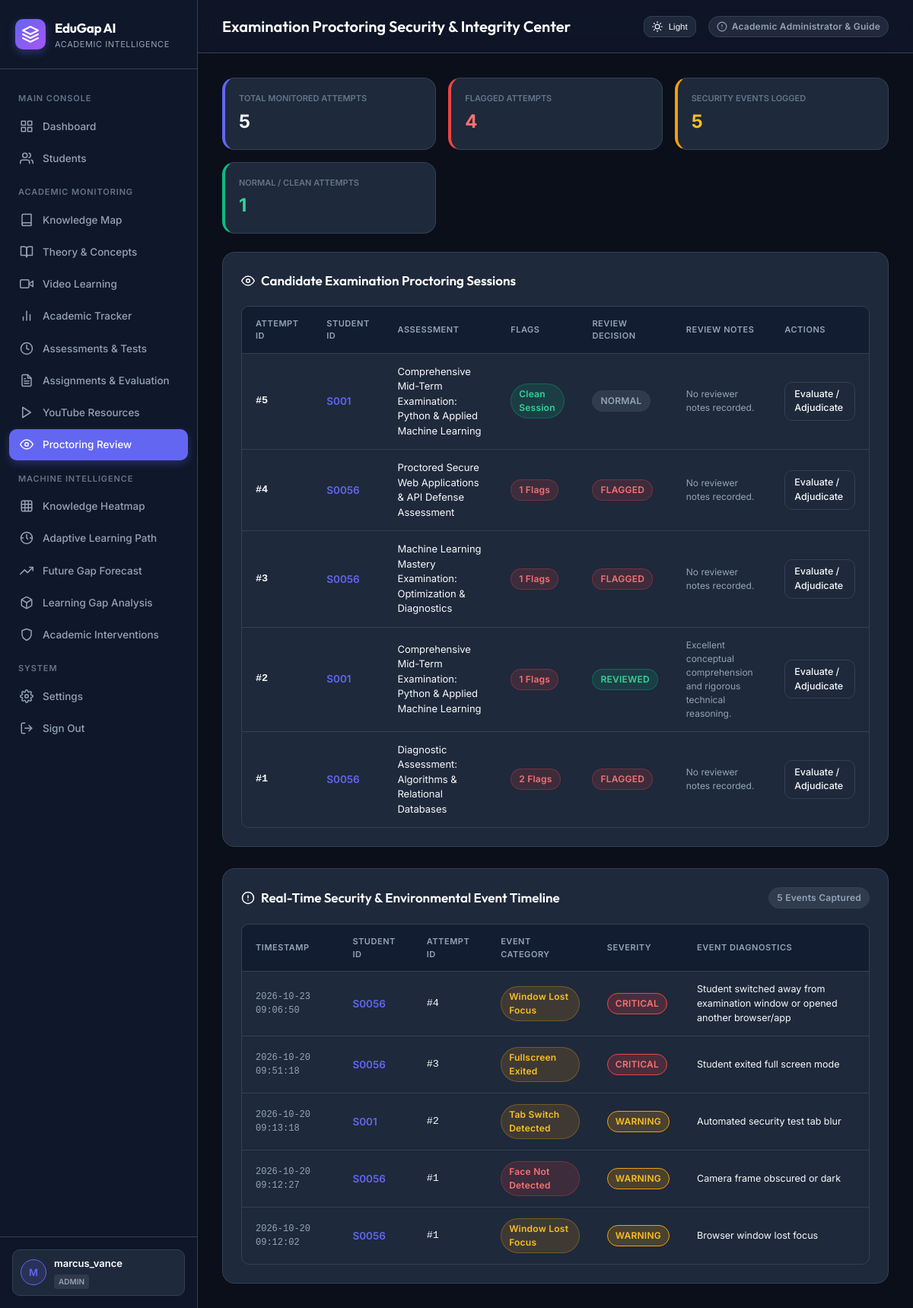
Screenshot of /proctoring-review (signed in) with the database file from the repository.
### tables this page shows
CREATE TABLE assessment_attempts (
        id INTEGER PRIMARY KEY AUTOINCREMENT,
        assessment_id INTEGER NOT NULL,
        student_id TEXT NOT NULL,
        started_at TIMESTAMP DEFAULT CURRENT_TIMESTAMP,
        submitted_at TIMESTAMP,
        time_taken_seconds INTEGER DEFAULT 0,
        score REAL DEFAULT 0.0,
        max_score REAL DEFAULT 100.0,
        percentage REAL DEFAULT 0.0,
        passed INTEGER DEFAULT 0,
        status TEXT DEFAULT 'in_progress', -- 'in_progress', 'submitted', 'evaluated'
        proctoring_flag_count INTEGER DEFAULT 0,
        review_status TEXT DEFAULT 'normal', -- 'normal', 'flagged', 'under_review', 'reviewed'
        review_notes TEXT,
        evaluated_by TEXT,
        evaluated_at TIMESTAMP,
        FOREIGN KEY (assessment_id) REFERENCES assessments(id) ON DELETE CASCADE,
        FOREIGN KEY (student_id) REFERENCES students(student_id)
    );

CREATE TABLE assessments (
        id INTEGER PRIMARY KEY AUTOINCREMENT,
        title TEXT NOT NULL,
        description TEXT,
        subject TEXT NOT NULL,
        topic TEXT NOT NULL,
        duration_minutes INTEGER DEFAULT 30,
        passing_marks REAL DEFAULT 50.0,
        total_marks REAL DEFAULT 100.0,
        negative_marking REAL DEFAULT 0.0,
        attempt_limit INTEGER DEFAULT 1,
        shuffle_questions INTEGER DEFAULT 1,
        shuffle_options INTEGER DEFAULT 1,
        is_proctored INTEGER DEFAULT 1,
        proctoring_strictness TEXT DEFAULT 'Standard',
        assigned_to_student_id TEXT,
        due_date TIMESTAMP,
        is_published INTEGER DEFAULT 1,
        results_published INTEGER DEFAULT 1,
        created_by TEXT DEFAULT 'Admin',
        created_at TIMESTAMP DEFAULT CURRENT_TIMESTAMP
    );

CREATE TABLE proctoring_logs (
        id INTEGER PRIMARY KEY AUTOINCREMENT,
        attempt_id INTEGER NOT NULL,
        student_id TEXT NOT NULL,
        assessment_id INTEGER NOT NULL,
        event_type TEXT NOT NULL, -- 'tab_switch', 'window_blur', 'face_missing', 'multiple_faces', 'fullscreen_exit', 'copy_paste'
        severity TEXT DEFAULT 'warning', -- 'info', 'warning', 'critical'
        details TEXT,
        timestamp TIMESTAMP DEFAULT CURRENT_TIMESTAMP,
        FOREIGN KEY (attempt_id) REFERENCES assessment_attempts(id) ON DELETE CASCADE
    );

### app.py (the view)
@app.route("/proctoring-review")
@login_required
def proctoring_review_page():
    if session.get("role") != "admin":
        flash("Proctoring security review restricted to Academic Administrators.", "error")
        return redirect(url_for("dashboard"))
    connection = get_db_connection()
    attempts = connection.execute("""
        SELECT att.*, a.title as assessment_title, s.name as student_name
        FROM assessment_attempts att
        JOIN assessments a ON a.id = att.assessment_id
        LEFT JOIN students s ON s.student_id = att.student_id
        ORDER BY att.id DESC
    """).fetchall()
    proctoring_logs = connection.execute("""
        SELECT l.*, a.title as assessment_title
        FROM proctoring_logs l
        JOIN assessments a ON a.id = l.assessment_id
        ORDER BY l.id DESC LIMIT 100
    """).fetchall()
    total_attempts = len(attempts)
    flagged_attempts = sum(1 for a in attempts if a["proctoring_flag_count"] > 0)
    clean_attempts = total_attempts - flagged_attempts
    connection.close()
    return render_template(
        "proctoring_review.html",
        attempts=attempts,
        proctoring_logs=proctoring_logs,
        total_attempts=total_attempts,
        flagged_attempts=flagged_attempts,
        clean_attempts=clean_attempts
    )

### app.py (called while the page is built)
def get_db_connection():
    connection = sqlite3.connect(DATABASE)
    connection.row_factory = sqlite3.Row
    return connection

def login_required(f):
    @wraps(f)
    def decorated_function(*args, **kwargs):
        if "user_id" not in session:
            flash("Please authenticate to access the academic platform.", "info")
            return redirect(url_for("login"))
        return f(*args, **kwargs)
    return decorated_function

### templates/proctoring_review.html (shortened to what this page needs)
{% extends "base.html" %}
{% block header_title %}Examination Proctoring Security & Integrity Center{% endblock %}
{% block content %}
<div class="proctor-stats-grid">
    <div class="card" style="padding: 18px; border-left: 4px solid var(--primary);">
        <div style="font-size: 11px; text-transform: uppercase; color: var(--text-muted); font-weight: 600;">Total Monitored Attempts</div>
        <div style="font-size: 24px; font-weight: 700; color: var(--text-primary); margin-top: 4px;">{{ total_attempts }}</div>
    </div>
    <div class="card" style="padding: 18px; border-left: 4px solid var(--danger);">
        <div style="font-size: 11px; text-transform: uppercase; color: var(--text-muted); font-weight: 600;">Flagged Attempts</div>
        <div style="font-size: 24px; font-weight: 700; color: #f87171; margin-top: 4px;">{{ flagged_attempts }}</div>
    </div>
    <div class="card" style="padding: 18px; border-left: 4px solid var(--warning);">
        <div style="font-size: 11px; text-transform: uppercase; color: var(--text-muted); font-weight: 600;">Security Events Logged</div>
        <div style="font-size: 24px; font-weight: 700; color: #fbbf24; margin-top: 4px;">{{ proctoring_logs|length }}</div>
    </div>
    <div class="card" style="padding: 18px; border-left: 4px solid var(--success);">
        <div style="font-size: 11px; text-transform: uppercase; color: var(--text-muted); font-weight: 600;">Normal / Clean Attempts</div>
        <div style="font-size: 24px; font-weight: 700; color: #34d399; margin-top: 4px;">{{ clean_attempts }}</div>
    </div>
</div>
<div class="card" style="margin-bottom: 28px;">
    <div class="card-header">
        <h3>
            <svg class="icon" viewBox="0 0 24 24"><path d="M1 12s4-8 11-8 11 8 11 8-4 8-11 8-11-8-11-8z"/><circle cx="12" cy="12" r="3"/></svg>
            <span>Candidate Examination Proctoring Sessions</span>
        </h3>
    </div>
    <div class="table-container">
        <table>
            <thead>
                <tr>
                    <th>Attempt ID</th>
                    <th>Student ID</th>
                    <th>Assessment</th>
                    <th>Flags</th>
                    <th>Review Decision</th>
                    <th>Review Notes</th>
                    <th>Actions</th>
                </tr>
            </thead>
            <tbody>
                {% for att in attempts %}
                <tr>
                    <td style="font-family: monospace; font-weight: 600;">#{{ att['id'] }}</td>
                    <td style="font-weight: 600; color: var(--primary);">{{ att['student_id'] }}</td>
                    <td style="font-size: 13px;">{{ att['assessment_title'] }}</td>
                    <td>
                        {% if att['proctoring_flag_count'] > 0 %}
                            <span class="badge badge-high">{{ att['proctoring_flag_count'] }} Flags</span>
                        {% else %}
                            <span class="badge badge-low">Clean Session</span>
                        {% endif %}
                    </td>
                    <td>
                        <span class="badge {% if att['review_status'] == 'reviewed' %}badge-low{% elif att['review_status'] == 'flagged' %}badge-high{% elif att['review_status'] == 'under_review' %}badge-medium{% else %}badge-neutral{% endif %}">
                            {{ att['review_status']|upper }}
                        </span>
                    </td>
                    <td style="font-size: 12px; color: var(--text-secondary); max-width: 250px;">
                        {{ att['review_notes'] if att['review_notes'] else 'No reviewer notes recorded.' }}
                    </td>
                    <td>
                        <a href="{{ url_for('evaluate_attempt_view', attempt_id=att['id']) }}" class="btn btn-secondary btn-sm">
                            <span>Evaluate / Adjudicate</span>
                        </a>
                    </td>
                </tr>
                {% else %}
                <tr>
                    <td colspan="7" style="text-align: center; color: var(--text-secondary); padding: 24px;">
                        No examination attempts recorded yet.
                    </td>
                </tr>
                {% endfor %}
            </tbody>
        </table>
    </div>
</div>
<div class="card">
    <div class="card-header">
        <h3>
            <svg class="icon" viewBox="0 0 24 24"><circle cx="12" cy="12" r="10"/><line x1="12" y1="8" x2="12" y2="12"/><line x1="12" y1="16" x2="12.01" y2="16"/></svg>
            <span>Real-Time Security & Environmental Event Timeline</span>
        </h3>
        <span class="badge badge-neutral">{{ proctoring_logs|length }} Events Captured</span>
    </div>
    <div class="table-container">
        <table>
            <thead>
                <tr>
                    <th>Timestamp</th>
                    <th>Student ID</th>
                    <th>Attempt ID</th>
                    <th>Event Category</th>
                    <th>Severity</th>
                    <th>Event Diagnostics</th>
                </tr>
            </thead>
            <tbody>
                {% for log in proctoring_logs %}
                <tr>
                    <td style="font-size: 12px; color: var(--text-secondary); font-family: monospace;">{{ log['timestamp'] }}</td>
                    <td style="font-weight: 600; color: var(--primary);">{{ log['student_id'] }}</td>
                    <td style="font-family: monospace;">#{{ log['attempt_id'] }}</td>
                    <td>
                        {% if log['event_type'] == 'tab_switch' %}
                            <span class="badge badge-medium">Tab Switch Detected</span>
                        {% elif log['event_type'] == 'window_blur' %}
                            <span class="badge badge-medium">Window Lost Focus</span>
                        {% elif log['event_type'] == 'face_missing' %}
                            <span class="badge badge-high">Face Not Detected</span>
                        {% elif log['event_type'] == 'multiple_faces' %}
                            <span class="badge badge-high">Multiple Faces Detected</span>
                        {% elif log['event_type'] == 'fullscreen_exit' %}
                            <span class="badge badge-medium">Fullscreen Exited</span>
                        {% elif log['event_type'] == 'copy_paste' %}
                            <span class="badge badge-high">Copy/Paste Attempt</span>
                        {% else %}
                            <span class="badge badge-neutral">{{ log['event_type'] }}</span>
                        {% endif %}
                    </td>
                    <td>
                        <span class="badge severity-badge-{{ log['severity'] }}">{{ log['severity']|upper }}</span>
                    </td>
                    <td style="font-size: 12.5px; color: var(--text-primary);">
                        {{ log['details'] }}
                    </td>
                </tr>
                {% else %}
                <tr>
                    <td colspan="6" style="text-align: center; color: var(--text-secondary); padding: 24px;">
                        No security flags or integrity events recorded across active sessions.
                    </td>
                </tr>
                {% endfor %}
            </tbody>
        </table>
    </div>
</div>
{% endblock %}

### templates/base.html (style rules this page uses)
:root { --bg-body: #0b0f19; --bg-sidebar: #0f172a; --bg-card: #1e293b; --bg-card-hover: #263349; --border-color: #334155; --text-primary: #f8fafc; --text-secondary: #94a3b8; --text-muted: #64748b; --primary: #6366f1; --primary-hover: #4f46e5; --primary-light: rgba(99, 102, 241, 0.15); --success: #10b981; --success-light: rgba(16, 185, 129, 0.15); --warning: #f59e0b; --warning-light: rgba(245, 158, 11, 0.15); --danger: #ef4444; --danger-light: rgba(239, 68, 68, 0.15); --info: #0ea5e9; --info-light: rgba(14, 165, 233, 0.15); --radius-sm: 6px; --radius-md: 10px; --radius-lg: 16px; --transition: all 0.2s cubic-bezier(0.4, 0, 0.2, 1); }
* { box-sizing: border-box; margin: 0; padding: 0; }
body { font-family: 'Inter', system-ui, -apple-system, sans-serif; background-color: var(--bg-body); color: var(--text-primary); line-height: 1.5; min-height: 100vh; display: flex; }
.icon { display: inline-flex; align-items: center; justify-content: center; width: 18px; height: 18px; stroke-width: 2; stroke: currentColor; fill: none; stroke-linecap: round; stroke-linejoin: round; flex-shrink: 0; }
.btn { display: inline-flex; align-items: center; justify-content: center; gap: 8px; padding: 8px 16px; font-size: 13.5px; font-weight: 500; border-radius: var(--radius-md); text-decoration: none; cursor: pointer; border: 1px solid transparent; transition: var(--transition); }
.btn-secondary { background-color: var(--bg-card); border-color: var(--border-color); color: var(--text-primary); }
.btn-sm { padding: 6px 12px; font-size: 12.5px; }
.card { background: var(--bg-card); border: 1px solid var(--border-color); border-radius: var(--radius-lg); padding: 24px; transition: var(--transition); }
.card-header { display: flex; align-items: center; justify-content: space-between; margin-bottom: 20px; }
.card-header h3 { font-family: 'Outfit', sans-serif; font-size: 17px; font-weight: 600; color: #ffffff; display: flex; align-items: center; gap: 8px; }
.badge { display: inline-flex; align-items: center; gap: 6px; padding: 4px 10px; border-radius: 9999px; font-size: 12px; font-weight: 600; letter-spacing: 0.02em; }
.badge-high { background: var(--danger-light); color: #f87171; border: 1px solid rgba(239, 68, 68, 0.3); }
.badge-medium { background: var(--warning-light); color: #fbbf24; border: 1px solid rgba(245, 158, 11, 0.3); }
.badge-low { background: var(--success-light); color: #34d399; border: 1px solid rgba(16, 185, 129, 0.3); }
.badge-neutral { background: rgba(148, 163, 184, 0.15); color: var(--text-secondary); border: 1px solid var(--border-color); }
.table-container { overflow-x: auto; border-radius: var(--radius-md); border: 1px solid var(--border-color); }
table { width: 100%; border-collapse: collapse; text-align: left; font-size: 13.5px; }
th { background: #131d31; color: var(--text-secondary); font-weight: 600; padding: 14px 18px; border-bottom: 1px solid var(--border-color); text-transform: uppercase; font-size: 11px; letter-spacing: 0.05em; }
td { padding: 14px 18px; border-bottom: 1px solid var(--border-color); color: var(--text-primary); }
tr:last-child td { border-bottom: none; }

### templates/proctoring_review.html (style rules this page uses)
.severity-badge-critical { background: rgba(239, 68, 68, 0.2); color: #f87171; border: 1px solid #ef4444; }
.severity-badge-warning { background: rgba(245, 158, 11, 0.2); color: #fbbf24; border: 1px solid #f59e0b; }
.proctor-stats-grid { display: grid; grid-template-columns: repeat(auto-fit, minmax(220px, 1fr)); gap: 16px; margin-bottom: 24px; }

### rows the page displays
assessment_attempts: id "5", student_id "S001", assessment_title "Comprehensive Mid-Term Examination: Python & Applied Machine Learning", proctoring_flag_count "Clean Session", review_status "NORMAL", att "No reviewer notes recorded."
assessment_attempts: id "4", student_id "S0056", assessment_title "Proctored Secure Web Applications & API Defense Assessment", proctoring_flag_count "1", review_status "FLAGGED", att "No reviewer notes recorded."
assessment_attempts: id "3", student_id "S0056", assessment_title "Machine Learning Mastery Examination: Optimization & Diagnostics", proctoring_flag_count "1", review_status "FLAGGED", att "No reviewer notes recorded."
assessment_attempts: id "2", student_id "S001", assessment_title "Comprehensive Mid-Term Examination: Python & Applied Machine Learning", proctoring_flag_count "1", review_status "REVIEWED", review_notes "Excellent conceptual comprehension and rigorous technical reasoning."
assessment_attempts: id "1", student_id "S0056", assessment_title "Diagnostic Assessment: Algorithms & Relational Databases", proctoring_flag_count "2", review_status "FLAGGED", att "No reviewer notes recorded."
proctoring_logs: timestamp "2026-10-23 09:06:50", student_id "S0056", attempt_id "4", event_type "Window Lost Focus", severity "CRITICAL", details "Student switched away from examination window or opened another browser/app"
proctoring_logs: timestamp "2026-10-20 09:51:18", student_id "S0056", attempt_id "3", event_type "Fullscreen Exited", severity "CRITICAL", details "Student exited full screen mode"
proctoring_logs: timestamp "2026-10-20 09:13:18", student_id "S001", attempt_id "2", event_type "Tab Switch Detected", severity "WARNING", details "Automated security test tab blur"
proctoring_logs: timestamp "2026-10-20 09:12:27", student_id "S0056", attempt_id "1", event_type "Face Not Detected", severity "WARNING", details "Camera frame obscured or dark"
proctoring_logs: timestamp "2026-10-20 09:12:02", student_id "S0056", attempt_id "1", event_type "Window Lost Focus", severity "WARNING", details "Browser window lost focus"

### other values shown
{{ session.get("username", "U")[0]|upper }} "M"
{{ session.get("username", "User") }} "marcus_vance"
{{ session.get("role", "student") }} "ADMIN"
{{ total_attempts }} "5"
{{ flagged_attempts }} "4"
{{ proctoring_logs|length }} "5"
{{ clean_attempts }} "1"
